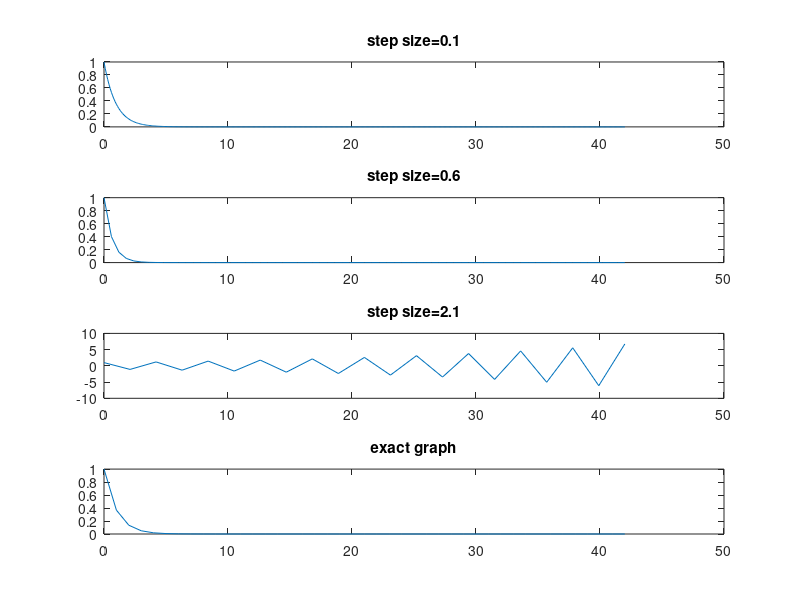

This chart was generated by the following MATLAB code: (Note: this script raises an error after producing the figure.)
clear all;
close all;
clc;
%%
% AKSHAY J_21105012
%%
%defining the grid
T=42;
step_size_1=0.1;%delta(t) values
step_size_2=0.6;
step_size_3=2.1;
%initial values
phi_1(1)=1;
phi_2(1)=1;
phi_3(1)=1;
%%
%calculation of explicit euler
N=T/1;
for n=0:N
    phi_exact(n+1)=exp(-n);
end
N=T/step_size_1;
for n=1:N
    phi_1(n+1)=(1-(step_size_1)).*phi_1(n);

end
N=T/step_size_2;
for n=1:N
    phi_2(n+1)=(1-(step_size_2)).*phi_2(n);
end
N=T/step_size_3;
for n=1:N
    phi_3(n+1)=(1-(step_size_3)).*phi_3(n);
end
%Plot of Explicit Euler
figure;
subplot(4,1,1)
x1=0:step_size_1:42;
plot(x1,phi_1);
title('step size=0.1');
subplot(4,1,2)
x2=0:step_size_2:42;
plot(x2,phi_2);
title('step size=0.6');
subplot(4,1,3)
x3=0:step_size_3:42;
plot(x3,phi_3);
title('step size=2.1');
subplot(4,1,4)
x4=0:42;
plot(x4,phi_exact);
title('exact graph');
suptitle('Explicit Euler Subplot')
figure;
plot(x1,phi_1,'-.',x2,phi_2,'.',x3,phi_3,'-',x4,phi_exact,'^')
legend('step size=0.1','step size=0.6','step size=2.1','exact graph')
title('Explicit Euler Graph');
